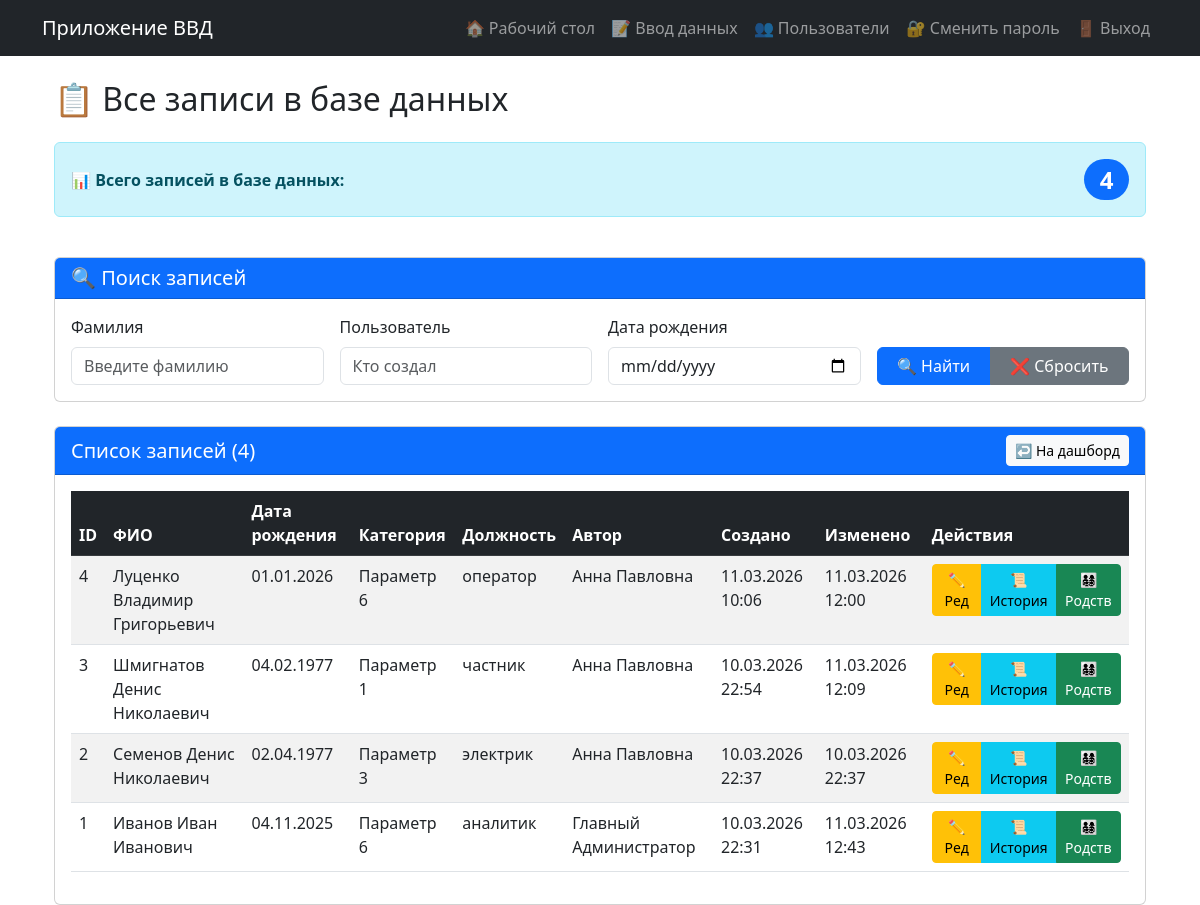
The page /records (signed in) on the database as committed earlier.
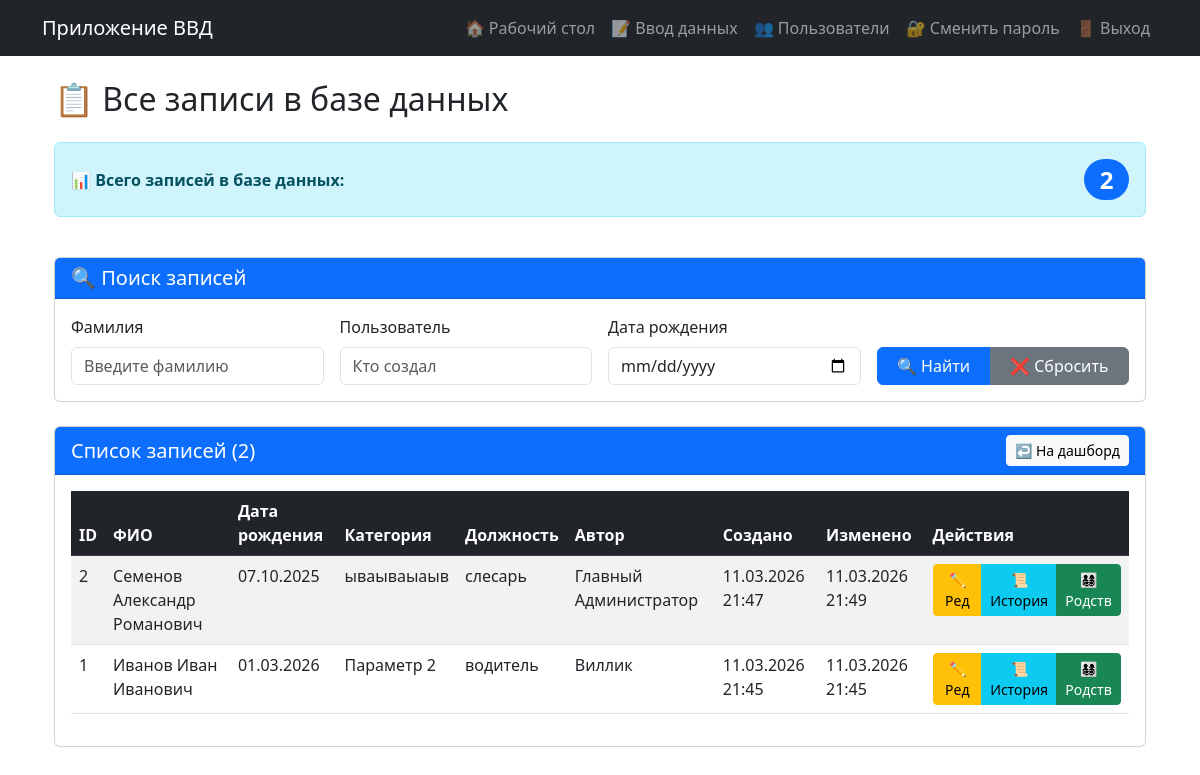
The same page on the database as committed later.
### models.py (models this page shows, shortened)
class PersonData(db.Model):
    __tablename__ = 'person_data'  # Новое имя таблицы!
    __table_args__ = {'extend_existing': True}  # Добавлено!
    id = db.Column(db.Integer, primary_key=True)
    last_name = db.Column(db.String(100))
    first_name = db.Column(db.String(100))
    middle_name = db.Column(db.String(100))
    birth_date = db.Column(db.Date)
    date2 = db.Column(db.Date)
    place2 = db.Column(db.String(255))
    category = db.Column(db.String(200))
    category_custom = db.Column(db.String(200))
    position = db.Column(db.String(200))
    rank = db.Column(db.String(100))
    number = db.Column(db.String(100))
    lp = db.Column(db.String(255))
    lp_reason = db.Column(db.String(1000))
    place = db.Column(db.String(200))
    ppr = db.Column(db.String(200))
    place2_field = db.Column(db.String(200))
    date4 = db.Column(db.Date)
    ee = db.Column(db.Date)
    ee4 = db.Column(db.Date)
    created_at = db.Column(db.DateTime, default=datetime.now)
    updated_at = db.Column(db.DateTime, default=datetime.now, onupdate=datetime.now)
    user_id = db.Column(db.Integer, db.ForeignKey('users.id'), nullable=False)
    edit_history = db.relationship('EditHistory', backref='record', lazy='dynamic', cascade='all, delete-orphan')
    relatives_list = db.relationship('Relative', back_populates='main_person', lazy=True, cascade='all, delete-orphan')

class User(UserMixin, db.Model):
    __tablename__ = 'users'  # Явно указываем имя таблицы Алиса
    __table_args__ = {'extend_existing': True}  # Добавлено!
    id = db.Column(db.Integer, primary_key=True)
    username = db.Column(db.String(80), unique=True, nullable=False)
    password = db.Column(db.String(200), nullable=False)
    full_name = db.Column(db.String(100))
    role = db.Column(db.String(20), default='user')
    entries = db.relationship('PersonData', backref='author', lazy=True, cascade='all, delete-orphan')
    def is_admin(self):
        return self.role == 'admin'

### app.py (the view)
@app.route('/records')
@login_required
def all_records():
    query = PersonData.query
    search_last_name = request.args.get('search_last_name', '')
    if search_last_name:
        query = query.filter(PersonData.last_name.ilike(f'%{search_last_name}%'))
    search_user = request.args.get('search_user', '')
    if search_user:
        query = query.join(PersonData.author).filter(User.full_name.ilike(f'%{search_user}%'))
    search_birth_date = request.args.get('search_birth_date', '')
    if search_birth_date:
        try:
            birth_date = datetime.strptime(search_birth_date, '%Y-%m-%d').date()
            query = query.filter(PersonData.birth_date == birth_date)
        except ValueError:
            flash('Неверный формат даты рождения')
    records = query.order_by(PersonData.created_at.desc()).all()
    total_all_records = PersonData.query.count()  # Общее количество ВСЕХ записей
    current_records = len(records)                # Количество записей по текущему поиску
    return render_template(
        'all_records.html',
        records=records,
        search_last_name=search_last_name,
        search_user=search_user,
        search_birth_date=search_birth_date,
        total_all_records=total_all_records,
        current_records=current_records
    )

### app.py (called while the page is built)
@login_manager.user_loader
def load_user(user_id):
    return db.session.get(User, int(user_id)) #User.query.get(int(user_id))

### templates/all_records.html (shortened to what this page needs)
{% extends "base.html" %}
{% block content %}
<div class="container-fluid">
    <h2 class="mb-4">📋 Все записи в базе данных</h2>
    <div class="row mb-4">
        <div class="col-12">
            <div class="alert alert-info d-flex justify-content-between align-items-center" role="alert">
                <span>📊 <strong>Всего записей в базе данных:</strong></span>
                <span class="badge bg-primary rounded-pill fs-4">{{ total_all_records }}</span>
            </div>
        </div>
    </div>
    <div class="card mb-4">
        <div class="card-header bg-primary text-white">
            <h5 class="mb-0">🔍 Поиск записей</h5>
        </div>
        <div class="card-body">
            <form method="get" action="{{ url_for('all_records') }}" class="row g-3">
                <div class="col-md-3">
                    <label for="search_last_name" class="form-label">Фамилия</label>
                    <input type="text" class="form-control" id="search_last_name" name="search_last_name" value="{{ search_last_name }}" placeholder="Введите фамилию">
                </div>
                <div class="col-md-3">
                    <label for="search_user" class="form-label">Пользователь</label>
                    <input type="text" class="form-control" id="search_user" name="search_user" value="{{ search_user }}" placeholder="Кто создал">
                </div>
                <div class="col-md-3">
                    <label for="search_birth_date" class="form-label">Дата рождения</label>
                    <input type="date" class="form-control" id="search_birth_date" name="search_birth_date" value="{{ search_birth_date }}">
                </div>
                <div class="col-md-3 d-flex align-items-end">
                    <div class="btn-group w-100">
                        <button type="submit" class="btn btn-primary">🔍 Найти</button>
                        <a href="{{ url_for('all_records') }}" class="btn btn-secondary">❌ Сбросить</a>
                    </div>
                </div>
            </form>
        </div>
    </div>
    <div class="card">
        <div class="card-header bg-primary text-white d-flex justify-content-between align-items-center">
            <h5 class="mb-0">Список записей ({{ records|length }})</h5>
            <a href="{{ url_for('dashboard') }}" class="btn btn-light btn-sm">↩️ На дашборд</a>
        </div>
        <div class="card-body">
            {% if records %}
            <div class="table-responsive">
                <table class="table table-striped table-hover">
                    <thead class="table-dark">
                        <tr>
                            <th>ID</th>
                            <th>ФИО</th>
                            <th>Дата рождения</th>
                            <th>Категория</th>
                            <th>Должность</th>
                            <th>Автор</th>
                            <th>Создано</th>
                            <th>Изменено</th>
                            <th>Действия</th>
                        </tr>
                    </thead>
                    <tbody>
                        {% for record in records %}
                        <tr>
                            <td>{{ record.id }}</td>
                            <td>{{ record.last_name }} {{ record.first_name }} {{ record.middle_name }}</td>
                            <td>{{ record.birth_date.strftime('%d.%m.%Y') if record.birth_date else '-' }}</td>
                            <td>{{ record.category or '-' }}</td>
                            <td>{{ record.position or '-' }}</td>
                            <td>{{ record.author.full_name or record.author.username }}</td>
                            <td>{{ record.created_at.strftime('%d.%m.%Y %H:%M') }}</td>
                            <td>{{ record.updated_at.strftime('%d.%m.%Y %H:%M') if record.updated_at else '-' }}</td>
                            <td>
                                <div class="btn-group btn-group-sm">
                                    <a href="{{ url_for('edit_record', record_id=record.id) }}" class="btn btn-warning">✏️ Ред</a>
                                    <a href="{{ url_for('record_history', record_id=record.id) }}" class="btn btn-info">📜 История</a>
                                    <a href="{{ url_for('manage_relatives', person_id=record.id) }}" class="btn btn-success">👨‍👩‍👧‍👦 Родств</a>
                                </div>
                            </td>
                        </tr>
                        {% endfor %}
                    </tbody>
                </table>
            </div>
            {% endif %}
        </div>
    </div>
</div>
{% endblock %}

### templates/base.html (shortened to what this page needs)
<!DOCTYPE html>
<html lang="ru">
<head>
    <link href="https://cdn.jsdelivr.net/npm/bootstrap@5.3.0/dist/css/bootstrap.min.css" rel="stylesheet">
</head>
<body>
    <nav class="navbar navbar-expand-lg navbar-dark bg-dark">
        <div class="container">
            <a class="navbar-brand" href="{{ url_for('dashboard') }}">Приложение ВВД</a>
            <div class="collapse navbar-collapse">
                <ul class="navbar-nav ms-auto">
                    {% if current_user.is_authenticated %}
                        <li class="nav-item">
                            <a class="nav-link" href="{{ url_for('dashboard') }}">🏠 Рабочий стол</a>
                        </li>
                        <li class="nav-item">
                            <a class="nav-link" href="{{ url_for('input_data') }}">📝 Ввод данных</a>
                        </li>
                        {% if current_user.is_admin() %}
                            <li class="nav-item">
                                <a class="nav-link" href="{{ url_for('user_list') }}">👥 Пользователи</a>
                            </li>
                        {% endif %}
                        <li class="nav-item">
                            <a class="nav-link" href="{{ url_for('change_password') }}">🔐 Сменить пароль</a>
                        </li>
                        <li class="nav-item">
                            <a class="nav-link" href="{{ url_for('logout') }}">🚪 Выход</a>
                        </li>
                        {% endif %}
                </ul>
            </div>
        </div>
    </nav>
    <div class="container mt-4">
        {% block content %}{% endblock %}
    </div>
</body>
</html>

Rows that differ between the two databases and show on the page:
removed PersonData: id "4", last_name "Луценко", first_name "Владимир", middle_name "Григорьевич", birth_date "01.01.2026", category "Параметр 6", position "оператор", author "Анна Павловна", created_at "11.03.2026 10:06", updated_at "11.03.2026 12:00"
removed PersonData: id "3", last_name "Шмигнатов", first_name "Денис", middle_name "Николаевич", birth_date "04.02.1977", category "Параметр 1", position "частник", author "Анна Павловна", created_at "10.03.2026 22:54", updated_at "11.03.2026 12:09"
changed PersonData "Семенов": first_name "Денис" → "Александр"; middle_name "Николаевич" → "Романович"; birth_date "02.04.1977" → "07.10.2025"; category "Параметр 3" → "ываываыаыв"; position "электрик" → "слесарь"; author "Анна Павловна" → "Главный Администратор"; created_at "10.03.2026 22:37" → "11.03.2026 21:47"; updated_at "10.03.2026 22:37" → "11.03.2026 21:49"
changed PersonData "Иванов": birth_date "04.11.2025" → "01.03.2026"; category "Параметр 6" → "Параметр 2"; position "аналитик" → "водитель"; author "Главный Администратор" → "Виллик"; created_at "10.03.2026 22:31" → "11.03.2026 21:45"; updated_at "11.03.2026 12:43" → "11.03.2026 21:45"
Other text that changed with them:
{{ total_all_records }}: "4" → "2"
{{ records|length }}: "4" → "2"
